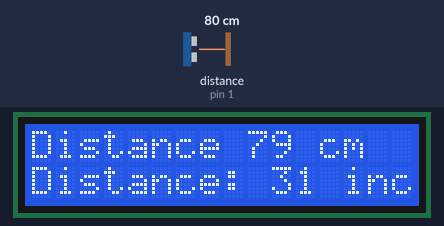
Simulated run of this sketch. Board: Arduino Uno, built with avr-gcc and run on an emulated ATmega328P. Parts: 16×2 character LCD. The test bench sets the inputs (shaded band); at power-on: distance to the obstacle (sensor on pin 1) 80 cm. The echo pulse lasts 58.3 µs per cm.

Above: at 1.2 s.
1.3 s: distance to the obstacle (sensor on pin 1) set to 2 cm
At 2.6 s:
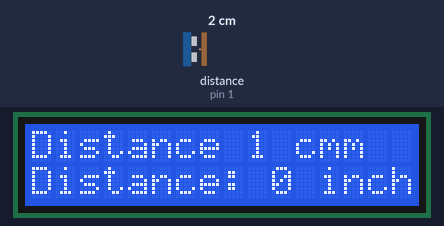
2.9 s: distance to the obstacle (sensor on pin 1) set to 18 cm
At 4.1 s:
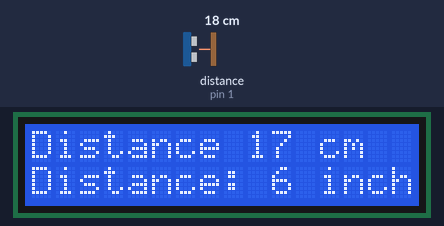
4.5 s: distance to the obstacle (sensor on pin 1) set to 4 cm
At 5.9 s:
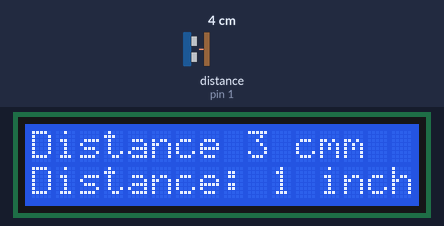
Timing chart, 0 to 7.5 s (numbered marks = the images above; inputs shaded):
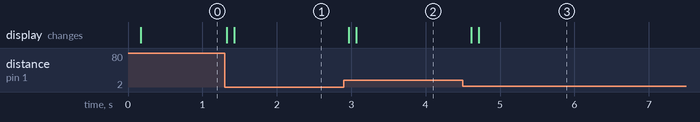

The sketch:

LCD_and_ultrasonic.ino
```cpp
/*Pho3niX
 * Date: 11/07/2021
 */

#include<LiquidCrystal.h>

LiquidCrystal lcd(12,11,5,4,3,2);  //parameters (rs,enable,d4,d5,d6,d7)

const int trig = 0;
const int echo = 1;
long duration;
int disCM , disINCH;

void setup() {
  Serial.begin(9600);
  lcd.begin(16,2);
  pinMode(trig, OUTPUT);
  pinMode(echo, INPUT);
  lcd.print("Start:");
}

void loop() {
  digitalWrite(trig,LOW);
  delayMicroseconds(2);
  digitalWrite(trig,HIGH);
  delayMicroseconds(12);
  digitalWrite(trig,LOW);

  duration = pulseIn (echo,HIGH);
  disCM = (duration*0.034)/2;  //note
  disINCH = (duration*0.0133)/2; //note

  lcd.setCursor(0,0);
  lcd.print("Distance ");
  lcd.print(disCM);
  lcd.print(" cm");
  delay(100);
  lcd.setCursor(0,1);
  lcd.print("Distance: ");
  lcd.print(disINCH);
  lcd.print(" inch");
  delay(100);
}
```

Measured:
- after the input at 1.3 s, the display: first changes at once (image 1 shows a later state)
- after the input at 2.9 s, the display: first changes after 0.06 s (image 2 shows a later state)
- after the input at 4.5 s, the display: first changes after 0.11 s (image 3 shows a later state)
